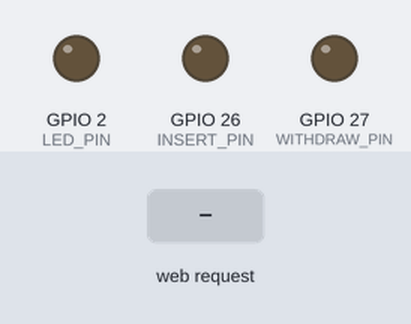
Recording of a sketch running on a simulated ESP32. Parts: output pins drawn as LEDs (lit = HIGH). The inputs (shaded band) are chosen by the test bench. WiFi joins after 1.5 s; servers stay silent unless stated; what the sketch prints to the serial monitor is not drawn.

Above: at 2.7 s.
2.8 s: HTTP request GET /insert received
At 3.2 s:
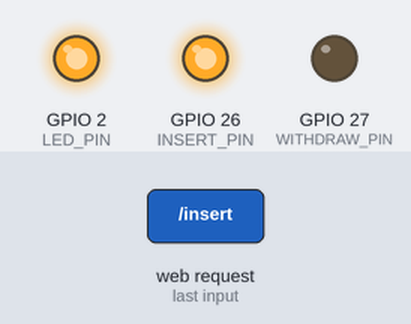
4.8 s: HTTP request GET /withdraw received
At 5.2 s:
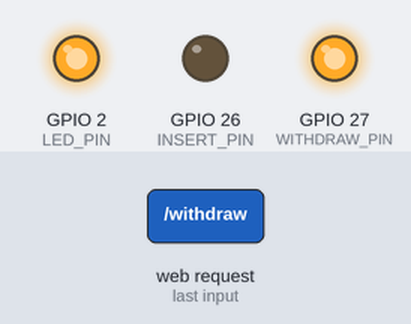
Timing chart, 0 to 7.8 s (numbered marks = the images above; inputs shaded):
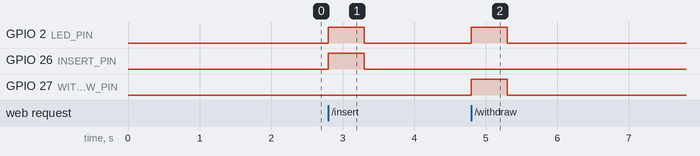

Measured:
- after the input at 2.8 s, GPIO 2 (LED_PIN), GPIO 26 (INSERT_PIN): LOW → HIGH at once, → LOW 0.50 s later
- after the input at 4.8 s, GPIO 2 (LED_PIN), GPIO 27 (WITHDRAW_PIN): LOW → HIGH at once, → LOW 0.50 s later

The sketch:

code.ino
```cpp
#include <WiFi.h>
#include <WebServer.h>

const char* ssid     = "YOUR_WIFI_SSID";
const char* password = "YOUR_WIFI_PASSWORD";

WebServer server(80);

// GPIO pins
const int INSERT_PIN   = 26; // relay/servo for inserting
const int WITHDRAW_PIN = 27; // relay/servo for withdrawing
const int LED_PIN      = 2;  // built-in LED

void handlePing() {
    server.send(200, "text/plain", "OK");
}

void handleInsert() {
    Serial.println("Insert triggered");
    digitalWrite(LED_PIN, HIGH);
    digitalWrite(INSERT_PIN, HIGH);
    delay(500);
    digitalWrite(INSERT_PIN, LOW);
    digitalWrite(LED_PIN, LOW);
    server.send(200, "text/plain", "Insert triggered");
}

void handleWithdraw() {
    Serial.println("Withdraw triggered");
    digitalWrite(LED_PIN, HIGH);
    digitalWrite(WITHDRAW_PIN, HIGH);
    delay(500);
    digitalWrite(WITHDRAW_PIN, LOW);
    digitalWrite(LED_PIN, LOW);
    server.send(200, "text/plain", "Withdraw triggered");
}

void handleNotFound() {
    server.send(404, "text/plain", "Not found");
}

void setup() {
    Serial.begin(115200);

    pinMode(INSERT_PIN, OUTPUT);
    pinMode(WITHDRAW_PIN, OUTPUT);
    pinMode(LED_PIN, OUTPUT);

    digitalWrite(INSERT_PIN, LOW);
    digitalWrite(WITHDRAW_PIN, LOW);

    WiFi.begin(ssid, password);
    Serial.print("Connecting to WiFi");

    while (WiFi.status() != WL_CONNECTED) {
        delay(500);
        Serial.print(".");
    }

    Serial.println();
    Serial.print("Connected! IP address: ");
    Serial.println(WiFi.localIP()); // <-- Copy this IP to Esp32Service.cs

    server.on("/ping",     handlePing);
    server.on("/insert",   handleInsert);
    server.on("/withdraw", handleWithdraw);
    server.onNotFound(handleNotFound);

    server.begin();
    Serial.println("HTTP server started");
}

void loop() {
    server.handleClient();
}
```
